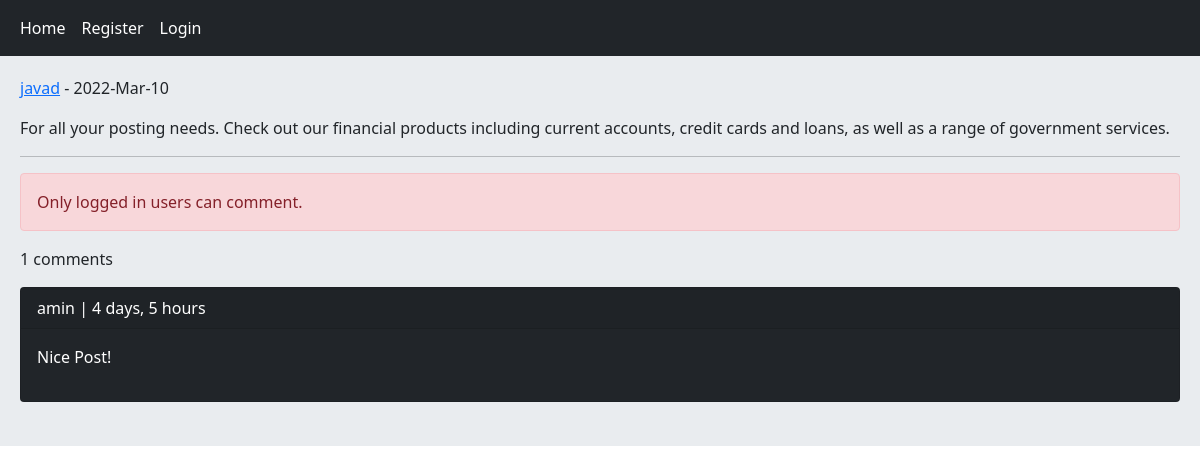
The page /post/3/for-all-your-posting-needs-check-out-our-financial/ on the database as committed earlier.
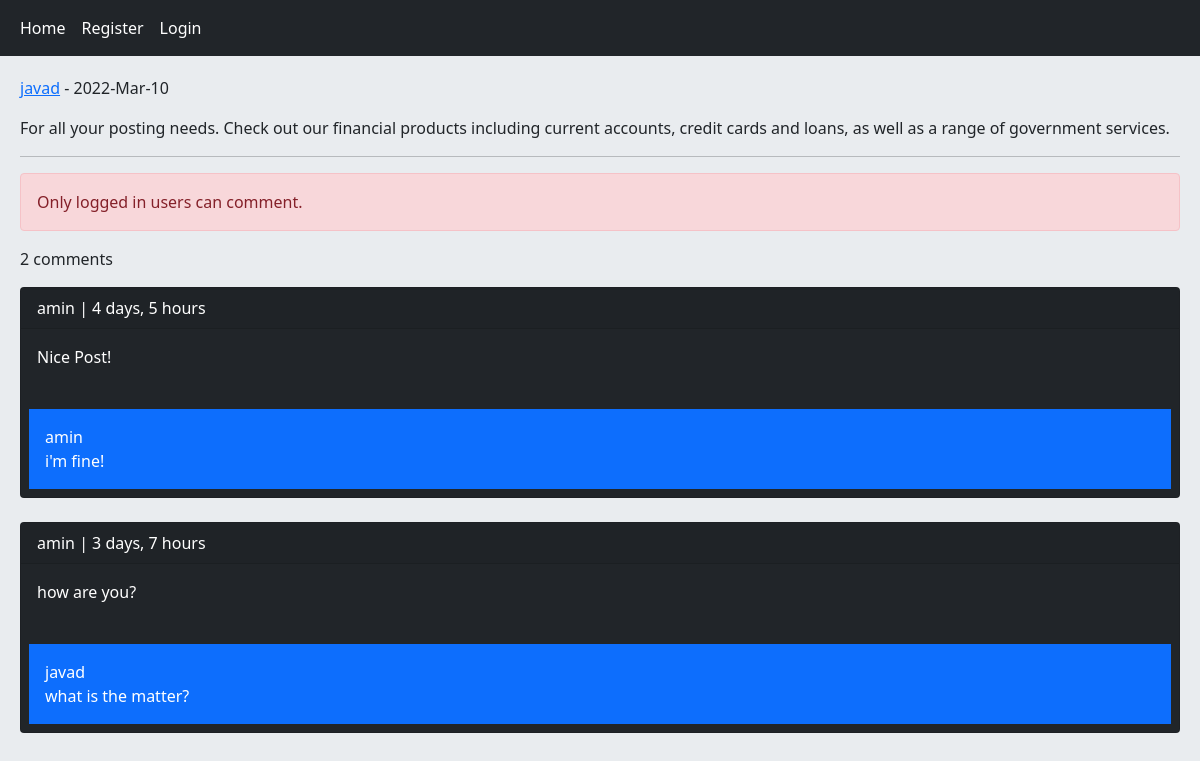
The same page on the database as committed later.
### home/models.py (models this page shows, shortened)
class Post(models.Model):
    user = models.ForeignKey(User, on_delete=models.CASCADE, related_name='posts')
    body = models.TextField()
    slug = models.SlugField()
    title = models.CharField(max_length=100, null=True, blank=True)
    created = models.DateTimeField(auto_now_add=True)
    updated = models.DateTimeField(auto_now=True)
    class Meta:
        ordering = ('-created',)

class Comment(models.Model):
    user = models.ForeignKey(User, on_delete=models.CASCADE, related_name='ucomments')
    post = models.ForeignKey(Post, on_delete=models.CASCADE, related_name='pcomments')
    reply = models.ForeignKey('self', on_delete=models.CASCADE, related_name='rcomments', blank=True, null=True)
    is_reply = models.BooleanField(default=False)
    body = models.TextField(max_length=400)
    created = models.DateTimeField(auto_now_add=True)

### home/views.py (the view, shortened to what this page needs)
# urls.py: path('post/<int:post_id>/<slug:post_slug>/', views.PostDetailView.as_view(), name='post_detail'),
class PostDetailView(View):
    form_class = CommentCreateForm
    form_class_reply = CommentReplyForm
    def setup(self, request, *args, **kwargs):
        self.post_instance = get_object_or_404(Post, id=kwargs['post_id'], slug=kwargs['post_slug'])
        return super().setup(request, *args, **kwargs)
    def get(self, request, *args, **kwargs):
        comments = self.post_instance.pcomments.filter(is_reply=False)
        can_like = False
        if request.user.is_authenticated and self.post_instance.user_can_like(request.user):
            can_like = True
        return render(request, 'home/detail.html', {'post': self.post_instance, 'comments': comments, 'form': self.form_class, 'reply_form': self.form_class_reply, 'can_like': can_like})

### home/templates/home/detail.html (shortened to what this page needs)
{% extends 'base.html' %}
{% block content %}
    <p><a href="{% url 'account:user_profile' post.user.id %}">{{ post.user.username }}</a> - {{ post.updated|date:"Y-M-d" }}</p>
    <p>{{ post.body }}</p><hr/>
    {% if request.user.is_authenticated %}
        <a href="{% url 'home:post_like' post.id %}" class="{% if can_like %}disabled{% endif %} btn btn-primary col-md-2">Like {{ post.likes_count }}</a>
        <form action="" method="post" novalidate>
            {% csrf_token %}
            {{ form.as_p }}
            <input type="submit" value="Send" class="btn btn-primary">
        </form><br>
    {% else %}
        <p class="alert alert-danger">Only logged in users can comment.</p>
    {% endif %}
    <p>{{ comments.count }} comments</p>
    {% for comment in comments %}
        <div class="card bg-dark text-white">
            <p class="card-header">{{ comment.user }} | {{ comment.created|timesince }}</p>
            <p class="card-body">{{ comment.body }}</p>
            {% with replies=comment.rcomments.all %}
                {% for reply in replies %}
                    <p class="bg-primary p-3 m-2">{{ reply.user }} <br> {{ reply.body }}</p>
                {% endfor %}
            {% endwith %}
        </div><br>
    {% empty %}
        <p>No comment yet!</p>
    {% endfor %}
{% endblock %}

### templates/base.html (shortened to what this page needs)
<!DOCTYPE html>
<html lang="en">
<head>
    <link href="https://cdn.jsdelivr.net/npm/bootstrap@5.1.3/dist/css/bootstrap.min.css" rel="stylesheet">
</head>
<body>
    {% include 'inc/navbar.html' %}
    <div class="jumbotron">
        {% block content %} {% endblock %}
    </div>
</body>
</html>

### templates/inc/navbar.html
<nav class="navbar navbar-expand-lg navbar-dark bg-dark">
  <div class="container-fluid">
      <ul class="navbar-nav">
          <a class="nav-link active" href="{% url 'home:home' %}">Home</a>
          {% if request.user.is_authenticated %}
          <a class="nav-link active" href="{% url 'account:user_profile' request.user.id %}">Profile</a>
          <a class="nav-link active" href="{% url 'account:user_logout' %}">Logout</a>
          {% else %}
          <a class="nav-link active" href="{% url 'account:user_register' %}">Register</a>
          <a class="nav-link active" href="{% url 'account:user_login' %}">Login</a>
          {% endif %}
      </ul>
  </div>
</nav>

### templates/base.html (style rules this page uses)
.jumbotron { padding: 20px; margin-bottom: 20px; background-color: #e9ecef; }

Rows that differ between the two databases and show on the page:
added Comment: user "amin", body "i'm fine!"
added Comment: user "amin", created "3 days, 7 hours", body "how are you?"
added Comment: user "javad", body "what is the matter?", shown under "amin"
Other text that changed with them:
{{ comments.count }}: "1" → "2"
